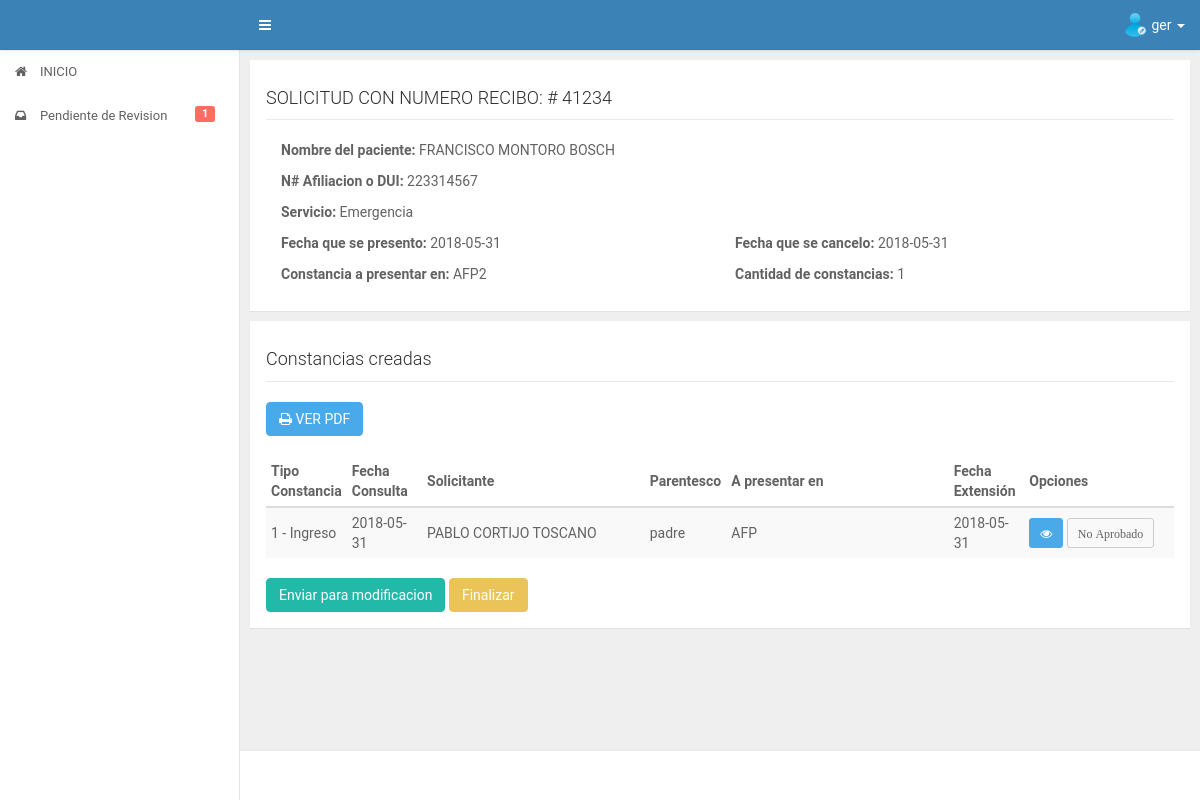
Screenshot of /app/jefe/infosolicitud.php?con=21 (signed in) with the database file from the repository.
### tables this page shows
CREATE TABLE IF NOT EXISTS `datos_iniciales` (
  `id_datos` int(11) NOT NULL AUTO_INCREMENT,
  `fecha` date DEFAULT NULL,
  `numero_recibo` varchar(50) DEFAULT NULL,
  `afiliacion_dui` varchar(30) DEFAULT NULL,
  `nombre_paciente` varchar(300) DEFAULT NULL,
  `destinos` varchar(2000) DEFAULT NULL,
  `id_servicio` int(11) DEFAULT NULL,
  `cantidad` int(11) DEFAULT NULL,
  `fecha_presentado` date DEFAULT NULL,
  `fecha_cancelado` date DEFAULT NULL,
  `precio` float DEFAULT NULL,
  `id_estado` int(11) DEFAULT NULL,
  `id_trabajador` int(11) DEFAULT NULL,
  `fecha_recibido_revision` date DEFAULT NULL,
  `fecha_autorizacion_direccion` date DEFAULT NULL,
  PRIMARY KEY (`id_datos`),
  KEY `FK_diservicio` (`id_servicio`),
  KEY `FK_diestado` (`id_estado`),
  KEY `FK_datos_iniciales_usuario` (`id_trabajador`),
  CONSTRAINT `FK_datos_iniciales_usuario` FOREIGN KEY (`id_trabajador`) REFERENCES `usuario` (`id_user`),
  CONSTRAINT `FK_diestado` FOREIGN KEY (`id_estado`) REFERENCES `estado` (`id_estado`),
  CONSTRAINT `FK_diservicio` FOREIGN KEY (`id_servicio`) REFERENCES `servicios` (`id_servicio`)
);

CREATE TABLE IF NOT EXISTS `servicios` (
  `id_servicio` int(11) NOT NULL AUTO_INCREMENT,
  `nombre_servicio` varchar(200) DEFAULT NULL,
  PRIMARY KEY (`id_servicio`)
);

CREATE TABLE IF NOT EXISTS `datos_complementarios` (
  `id_datosc` int(11) NOT NULL AUTO_INCREMENT,
  `id_constancia` int(11) DEFAULT NULL,
  `id_datos` int(11) DEFAULT NULL,
  `fecha_consulta` date DEFAULT NULL,
  `id_servicio` int(11) DEFAULT NULL,
  `diagnostico` mediumtext,
  `nombre_solicitante` varchar(300) DEFAULT NULL,
  `parentesco` varchar(100) DEFAULT NULL,
  `destino` varchar(300) DEFAULT NULL,
  `fecha_extension` date DEFAULT NULL,
  `id_medico` int(11) DEFAULT NULL,
  `id_jefe` int(11) DEFAULT NULL,
  `id_jefesocial` int(11) DEFAULT NULL,
  `id_director` int(11) DEFAULT NULL,
  `estado` int(11) DEFAULT '0',
  `fecha_entregada` date DEFAULT NULL,
  PRIMARY KEY (`id_datosc`),
  KEY `FK_dcconstancia` (`id_constancia`),
  KEY `FK_dcdatos` (`id_datos`),
  KEY `Fk_dcservicio` (`id_servicio`),
  KEY `FK_dcmedico` (`id_medico`),
  KEY `FK_dcjefe` (`id_jefe`),
  KEY `FK_dcjefesocial` (`id_jefesocial`),
  KEY `FK_dcdirector` (`id_director`),
  CONSTRAINT `FK_dcconstancia` FOREIGN KEY (`id_constancia`) REFERENCES `constancias` (`id_constancia`),
  CONSTRAINT `FK_dcdatos` FOREIGN KEY (`id_datos`) REFERENCES `datos_iniciales` (`id_datos`),
  CONSTRAINT `FK_dcdirector` FOREIGN KEY (`id_director`) REFERENCES `director` (`id_director`),
  CONSTRAINT `FK_dcjefe` FOREIGN KEY (`id_jefe`) REFERENCES `jefe_servicio` (`id_jefe`),
  CONSTRAINT `FK_dcjefesocial` FOREIGN KEY (`id_jefesocial`) REFERENCES `jefe_trabajo_social` (`id_jefesocial`),
  CONSTRAINT `FK_dcmedico` FOREIGN KEY (`id_medico`) REFERENCES `medico_tratante` (`id_medico`),
  CONSTRAINT `Fk_dcservicio` FOREIGN KEY (`id_servicio`) REFERENCES `servicios` (`id_servicio`)
);

CREATE TABLE IF NOT EXISTS `constancias` (
  `id_constancia` int(11) NOT NULL AUTO_INCREMENT,
  `tipo_constancia` varchar(50) DEFAULT NULL,
  PRIMARY KEY (`id_constancia`)
);

### app/jefe/infosolicitud.php (the view, shortened to what this page needs)
<?php
    include("../core/header.php");
    include("../core/aside.php");
    include("../../config/database.php");
    if(!isset($_GET['con']) || $_GET['con']=='' || $_GET['con']==0)
   	{
?>
	<div id="content" class="ui-content ui-content-aside-overlay">
	    <div class="ui-content-body">
	        <div class="ui-container">
	            <div class="row">
	                <div class="col-md-12 col-lg-12">
	                    <div class="panel">
	                        <div class="panel-body">
	                            <div id="contenido">
	                            	<div class="alert alert-danger">
	                                    <strong>Error!</strong> No se encontro la solicitud.
	                                    <p>Pruebe seleccionado una solicitud en la seccion de pendientes de revision</p>
	                                </div>
	                            </div>
	                        </div>
	                    </div>
	                </div>
	            </div>
	        </div>
	    </div>
	</div>
<?php
   	}
   	else {
   		$contancianum = $_GET['con'];
   		$sqlcomprobar = "SELECT id_datos FROM datos_iniciales WHERE id_datos=? AND id_estado=4";
	   		if($stmtcomp = $conn->prepare($sqlcomprobar)){
	   		$stmtcomp->bind_param('i',$_GET['con']);
	   		$stmtcomp->execute();
	   		$stmtcomp->store_result();
	   		$rowscomp = $stmtcomp->num_rows;
   		}
   		if($rowscomp!=1){
   			?>
		<div id="content" class="ui-content ui-content-aside-overlay">
		    <div class="ui-content-body">
		        <div class="ui-container">
		            <div class="row">
		                <div class="col-md-12 col-lg-12">
		                    <div class="panel">
		                        <div class="panel-body">
		                            <div id="contenido">
		                            	<div class="alert alert-danger">
		                                    <strong>Error!</strong>
		                                    <strong>NO TIENE PERMISOS PARA VER ESTA SOLICITUD</strong>
		                                    <p>Para poder ver la informacion de solicitudes, busque en la seccion de pendientes de revision y seleccione la solicitud que desea ver.</p>
		                                    <p>Gracias!.</p>
		                                </div>
		                            </div>
		                        </div>
		                    </div>
		                </div>
		            </div>
		        </div>
		    </div>
		</div>
   	<?php
   		}
	else{
   		$sqlconstancia = "SELECT dai.id_datos,dai.fecha,dai.numero_recibo,dai.afiliacion_dui,dai.nombre_paciente,dai.destinos,dai.cantidad,ser.nombre_servicio,dai.fecha_presentado,dai.fecha_cancelado FROM datos_iniciales dai INNER JOIN servicios ser ON dai.id_servicio=ser.id_servicio WHERE dai.id_datos=?";
   		if($stmtcons = $conn->prepare($sqlconstancia)){
   			$stmtcons -> bind_param('s',$contancianum);
   			$stmtcons -> execute();
   			$stmtcons -> bind_result($id_datos,$fechacreacion,$nrecibo,$afiliacion,$nombrepaciente,$destinos,$cantidad,$servicio,$fechapresento,$fechacancelo);
   		}
   		$sqlcreadas = "SELECT dat.id_datosc,dat.id_constancia,dat.fecha_consulta,dat.nombre_solicitante,dat.parentesco,dat.destino,dat.fecha_extension,con.tipo_constancia,dat.estado FROM datos_complementarios dat INNER JOIN constancias con ON dat.id_constancia=con.id_constancia WHERE dat.id_datos=?";
   		if($stmtcre = $conn->prepare($sqlcreadas)){
   			$stmtcre -> bind_param('i',$contancianum);
   			$stmtcre -> execute();
   			$stmtcre -> store_result();
	    	$rowscre = $stmtcre->num_rows;
   			$stmtcre -> bind_result($id_datosc,$id_constancia,$fecha_consulta,$solicitante,$parentesco,$destinoc,$fecha_extension,$tipoconstancia,$estadocon);
   		}
?>
	<div id="content" class="ui-content ui-content-aside-overlay">
	    <div class="ui-content-body">
	        <div class="ui-container">
	            <div class="row">
	                <div class="col-md-12 col-lg-12">
	                    <div class="panel">
	                        <div class="panel-body">
	                            <div id="titulo">
	                            	<h4>SOLICITUD CON NUMERO RECIBO: # <?php echo $nrecibo; ?></h4>
	                            </div>
	                            <div id="contenido">
	                        		<div class="col-md-12">
	                        			<p><strong>Nombre del paciente: </strong><?php echo $nombrepaciente; ?></p>
	                        			<p><strong>N# Afiliacion o DUI: </strong><?php echo $afiliacion; ?></p>
	                        			<p><strong>Servicio: </strong><?php echo $servicio; ?></p>
	                        		</div>
	                        		<div class="col-md-6">
	                        			<p><strong>Fecha que se presento: </strong><?php echo $fechapresento; ?></p>
	                        			<p><strong>Constancia a presentar en: </strong><?php echo $destinos; ?></p>
	                        		</div>
	                        		<div class="col-md-6">
	                        			<p><strong>Fecha que se cancelo: </strong><?php echo $fechacancelo; ?></p>
	                        			<p><strong>Cantidad de constancias: </strong><?php echo $cantidad; ?></p>
	                        		</div>
	                            </div>
	                        </div>
	                    </div>
	                    <div class="panel">
	                        <div class="panel-body">
	                            <div id="titulo">
	                            	<h4>Constancias creadas</h4>
	                            </div>
	                            <div id="contenido">
	                            	<a class="btn btn-info" target="_blank" href="../secretaria/constancias.php?contancianum=<?php echo $contancianum ?>"><i class="fa fa-print"></i> VER PDF</a>
	                            	<div id="contenido" class="table-responsive">
			                        	<table class="table table-striped table-condensed" id="mitable">
			                                <thead class="thead-inverse">
			                                    <tr>
			                                        <th class="col-md-1">Tipo Constancia</th>
			                                        <th class="col-md-1">Fecha Consulta</th>
			                                        <th class="col-md-3">Solicitante</th>
			                                        <th class="col-md-1">Parentesco</th>
			                                        <th class="col-md-3">A presentar en</th>
			                                        <th class="col-md-1">Fecha Extensión</th>
			                                        <th class="col-md-2">Opciones</th>
			                                    </tr>
			                                </thead>
			                                <tbody>
			                                <?php
                                            if($rowscre>0){
                                            	$cont=1;
                                                while ($stmtcre->fetch()) {
                                                	$id_tipo=0;
                                                	switch ($id_constancia) {
                                                		case '2':
                                                			$sqltipo = "SELECT id_datosci FROM datos_const_ingreso WHERE id_datosc=?";
                                                			if($stmttipo = $conn->prepare($sqltipo)){
                                                				$stmttipo->bind_param('i',$id_datosc);
                                                				$stmttipo->execute();
                                                				$stmttipo->bind_result($id_tipo);
                                                			}
                                                			break;
                                                	}
	                                        ?>
	                                            <tr>
	                                                <td><?php echo $cont." - ".$tipoconstancia; ?></td>
	                                                <td><?php echo $fecha_consulta; ?></td>
	                                                <td><?php echo $solicitante; ?></td>
	                                                <td><?php echo $parentesco; ?></td>
	                                                <td><?php echo $destinoc; ?></td>
	                                                <td><?php echo $fecha_extension; ?></td>
	                                                <td><a href="viewconstancia.php?con=<?php echo $id_datosc; ?>&alt=<?php echo $id_tipo ?>" class="btn btn-info btn-sm" data-toggle="tooltip" data-placement="left" title="Ver Detalle"><i class="fa fa-eye"></i></a> <?php if($estadocon==1){ ?><a href="javascript:;" class="btn btn-success btn-sm estado" id="estado<?php echo $id_datosc ?>" data-estado="<?php echo $estadocon; ?>" data-constancia="<?php echo $id_datosc; ?>"><i class="fa fa-check"> Aprobado</i></a><?php } else{ ?><a href="javascript:;" class="btn btn-default btn-sm estado" id="estado<?php echo $id_datosc ?>" data-estado="<?php echo $estadocon; ?>" data-constancia="<?php echo $id_datosc; ?>"><i class="fa "> No Aprobado</i></a><?php } ?></td>
	                                            </tr>
	                                        <?php 	$cont=$cont+1;
	                                                }
	                                            }
	                                        ?>
			                                </tbody>
			                            </table>
			                        </div>
			                        <a class="btn btn-success modificar" href="javascript:;" data-constancia="<?php echo $id_datos; ?>">Enviar para modificacion</a>
			                        <a class="btn btn-warning finalizar" href="javascript:;" data-constancia="<?php echo $id_datos; ?>">Finalizar</a>
	                            </div>
	                        </div>
	                    </div>
	                </div>
	            </div>
	        </div>
	    </div>
	</div>
<?php
	include("../core/footer.php");
	}
   }
?>

### assets/css/main.css (style rules this page uses)
.row { margin-right: -5px; margin-left: -5px; }
.ui-content-body .row > [class^="col-"], .ui-content-body .row > [class*="col-"] { padding-left: 5px; padding-right: 5px; }
.panel { margin-bottom: 10px; -webkit-border-radius: 0; border-radius: 0; }
.panel { position: relative; }
.ui-content { width: 100%; height: 100%; margin-left: 0; -webkit-transition: margin-left .3s; transition: margin-left .3s; }
.ui-content::before, .ui-content::after { display: table; content: " "; }
.ui-content::after { clear: both; }
.ui-content-body { float: left; width: 100%; margin-bottom: 40px; padding: 10px; }
@media (min-width: 768px) { .ui-content { width: auto; margin-left: 240px; -webkit-transition: all .299s; transition: all .299s; } }
@media (min-width: 1200px) { .ui-content.ui-content-aside-overlay .ui-container { margin-right: 0; } }
@media (min-width: 1200px) { .ui-container { margin-right: 0; -webkit-transition: margin-right .3s; transition: margin-right .3s; } }
html, body { width: 100%; height: 100%; }
body { font-size: 14px; color: #626262; background-color: #EFEFEF; -webkit-font-smoothing: antialiased; line-height: 1.5; letter-spacing: 0; overflow-x: hidden; }
h1, h2, h3, h4, h5, h6 { font-weight: 300; line-height: 1.3; color: #2c2c2c; }
h4, .h4 { font-size: 18px; }
a { color: inherit; }
.table thead tr th, .table tbody tr td, .table tbody tr td * { vertical-align: middle; }
.btn { background-color: transparent; color: inherit; }
.btn-info { color: #ffffff; background-color: #4aa9e9; border-color: #4aa9e9; }
.btn-success { color: #ffffff; background-color: #23b9a9; border-color: #23b9a9; }
.btn-warning { color: #ffffff; background-color: #eac459; border-color: #eac459; }

### assets/css/style.css (style rules this page uses)
body { font-family: 'Roboto', sans-serif; }
#titulo { border-bottom: 1px solid #eaeaea; }
#contenido { margin-top: 20px; }

### rows the page displays
datos_iniciales: numero_recibo "41234", nombre_paciente "FRANCISCO MONTORO BOSCH", afiliacion_dui "223314567", id_servicio.nombre_servicio "Emergencia", fecha_presentado "2018-05-31", destinos "AFP2", fecha_cancelado "2018-05-31", cantidad "1"
datos_complementarios: id_constancia.tipo_constancia "Ingreso", fecha_consulta "2018-05-31", nombre_solicitante "PABLO CORTIJO TOSCANO", parentesco "padre", destino "AFP", fecha_extension "2018-05-31"

### other values shown
$_SESSION['nombre'] "ger"
$mispendientesrev "1"
